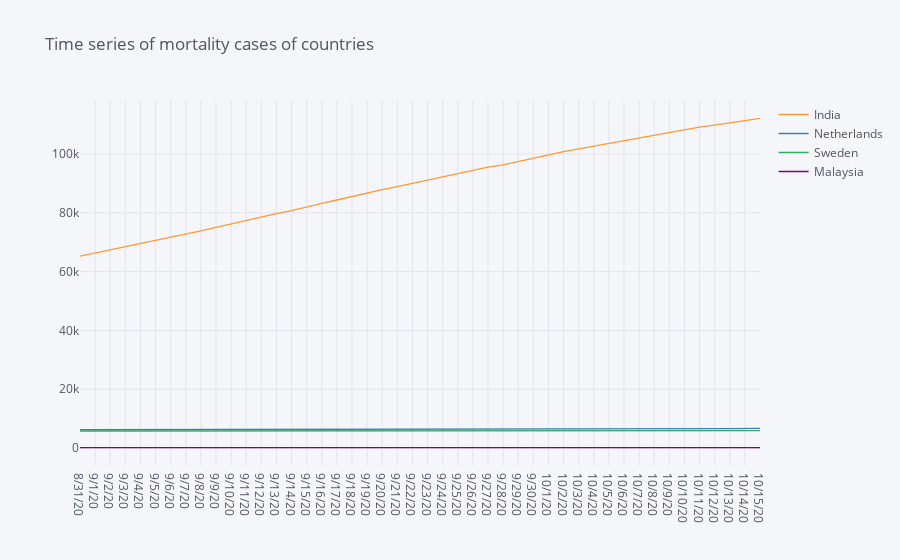

Notebook code cell kept with this figure:
### Code cell
#Time series plot of mortality cases for 4 selected countries 
covid_filtered1 = covid_filtered1.groupby(['Country']).sum()

#get countries with most cases on last date in dataframe
covid_filtered1 = covid_filtered1.sort_values(by = covid_filtered1.columns[-1], ascending = False).head(4)

covid_filtered1.transpose().iplot(title = 'Time series of mortality cases of countries ')

### Figure 1 — Plotly figure (JSON) as saved in the notebook; plotly's stock layout.template omitted (floating-point values rounded to 4 significant figures)
{"data": [{"line": {"color": "rgba(255, 153, 51, 1.0)", "dash": "solid", "shape": "linear", "width": 1.3}, "mode": "lines", "name": "India", "text": "", "type": "scatter", "x": ["8/31/20", "9/1/20", "9/2/20", "9/3/20", "9/4/20", "9/5/20", "9/6/20", "9/7/20", "9/8/20", "9/9/20", "9/10/20", "9/11/20", "9/12/20", "9/13/20", "9/14/20", "9/15/20", "9/16/20", "9/17/20", "9/18/20", "9/19/20", "9/20/20", "9/21/20", "9/22/20", "9/23/20", "9/24/20", "9/25/20", "9/26/20", "9/27/20", "9/28/20", "9/29/20", "9/30/20", "10/1/20", "10/2/20", "10/3/20", "10/4/20", "10/5/20", "10/6/20", "10/7/20", "10/8/20", "10/9/20", "10/10/20", "10/11/20", "10/12/20", "10/13/20", "10/14/20", "10/15/20"], "y": [65288, 66333, 67376, 68472, 69561, 70626, 71642, 72775, 73890, 75062, 76271, 77472, 78586, 79722, 80776, 82066, 83198, 84372, 85619, 86752, 87882, 88935, 90020, 91149, 92290, 93379, 94503, 95542, 96318, 97497, 98678, 99773, 100842, 101782, 102685, 103569, 104555, 105526, 106490, 107416, 108334, 109150, 109856, 110586, 111266, 112161]}, {"line": {"color": "rgba(55, 128, 191, 1.0)", "dash": "solid", "shape": "linear", "width": 1.3}, "mode": "lines", "name": "Netherlands", "text": "", "type": "scatter", "x": ["8/31/20", "9/1/20", "9/2/20", "9/3/20", "9/4/20", "9/5/20", "9/6/20", "9/7/20", "9/8/20", "9/9/20", "9/10/20", "9/11/20", "9/12/20", "9/13/20", "9/14/20", "9/15/20", "9/16/20", "9/17/20", "9/18/20", "9/19/20", "9/20/20", "9/21/20", "9/22/20", "9/23/20", "9/24/20", "9/25/20", "9/26/20", "9/27/20", "9/28/20", "9/29/20", "9/30/20", "10/1/20", "10/2/20", "10/3/20", "10/4/20", "10/5/20", "10/6/20", "10/7/20", "10/8/20", "10/9/20", "10/10/20", "10/11/20", "10/12/20", "10/13/20", "10/14/20", "10/15/20"], "y": [6224, 6230, 6235, 6235, 6237, 6241, 6243, 6243, 6244, 6246, 6249, 6252, 6253, 6254, 6256, 6258, 6260, 6266, 6273, 6275, 6279, 6281, 6291, 6296, 6312, 6328, 6366, 6374, 6380, 6393, 6406, 6419, 6428, 6449, 6454, 6454, 6482, 6518, 6531, 6544, 6567, 6584, 6596, 6631, 6663, 6692]}, {"line": {"color": "rgba(50, 171, 96, 1.0)", "dash": "solid", "shape": "linear", "width": 1.3}, "mode": "lines", "name": "Sweden", "text": "", "type": "scatter", "x": ["8/31/20", "9/1/20", "9/2/20", "9/3/20", "9/4/20", "9/5/20", "9/6/20", "9/7/20", "9/8/20", "9/9/20", "9/10/20", "9/11/20", "9/12/20", "9/13/20", "9/14/20", "9/15/20", "9/16/20", "9/17/20", "9/18/20", "9/19/20", "9/20/20", "9/21/20", "9/22/20", "9/23/20", "9/24/20", "9/25/20", "9/26/20", "9/27/20", "9/28/20", "9/29/20", "9/30/20", "10/1/20", "10/2/20", "10/3/20", "10/4/20", "10/5/20", "10/6/20", "10/7/20", "10/8/20", "10/9/20", "10/10/20", "10/11/20", "10/12/20", "10/13/20", "10/14/20", "10/15/20"], "y": [5808, 5813, 5820, 5832, 5835, 5835, 5835, 5837, 5838, 5842, 5843, 5846, 5846, 5846, 5846, 5851, 5860, 5864, 5865, 5865, 5865, 5865, 5870, 5876, 5878, 5880, 5880, 5880, 5880, 5890, 5893, 5893, 5895, 5895, 5895, 5895, 5883, 5892, 5892, 5894, 5894, 5894, 5894, 5899, 5907, 5910]}, {"line": {"color": "rgba(128, 0, 128, 1.0)", "dash": "solid", "shape": "linear", "width": 1.3}, "mode": "lines", "name": "Malaysia", "text": "", "type": "scatter", "x": ["8/31/20", "9/1/20", "9/2/20", "9/3/20", "9/4/20", "9/5/20", "9/6/20", "9/7/20", "9/8/20", "9/9/20", "9/10/20", "9/11/20", "9/12/20", "9/13/20", "9/14/20", "9/15/20", "9/16/20", "9/17/20", "9/18/20", "9/19/20", "9/20/20", "9/21/20", "9/22/20", "9/23/20", "9/24/20", "9/25/20", "9/26/20", "9/27/20", "9/28/20", "9/29/20", "9/30/20", "10/1/20", "10/2/20", "10/3/20", "10/4/20", "10/5/20", "10/6/20", "10/7/20", "10/8/20", "10/9/20", "10/10/20", "10/11/20", "10/12/20", "10/13/20", "10/14/20", "10/15/20"], "y": [127, 128, 128, 128, 128, 128, 128, 128, 128, 128, 128, 128, 128, 128, 128, 128, 128, 128, 129, 130, 130, 130, 130, 133, 133, 133, 133, 134, 134, 134, 136, 136, 136, 137, 137, 137, 141, 141, 146, 152, 155, 157, 159, 163, 167, 170]}], "layout": {"legend": {"bgcolor": "#F5F6F9", "font": {"color": "#4D5663"}}, "paper_bgcolor": "#F5F6F9", "plot_bgcolor": "#F5F6F9", "title": {"font": {"color": "#4D5663"}, "text": "Time series of mortality cases of countries "}, "xaxis": {"gridcolor": "#E1E5ED", "showgrid": true, "tickfont": {"color": "#4D5663"}, "title": {"font": {"color": "#4D5663"}, "text": ""}, "zerolinecolor": "#E1E5ED"}, "yaxis": {"gridcolor": "#E1E5ED", "showgrid": true, "tickfont": {"color": "#4D5663"}, "title": {"font": {"color": "#4D5663"}, "text": ""}, "zerolinecolor": "#E1E5ED"}}}
